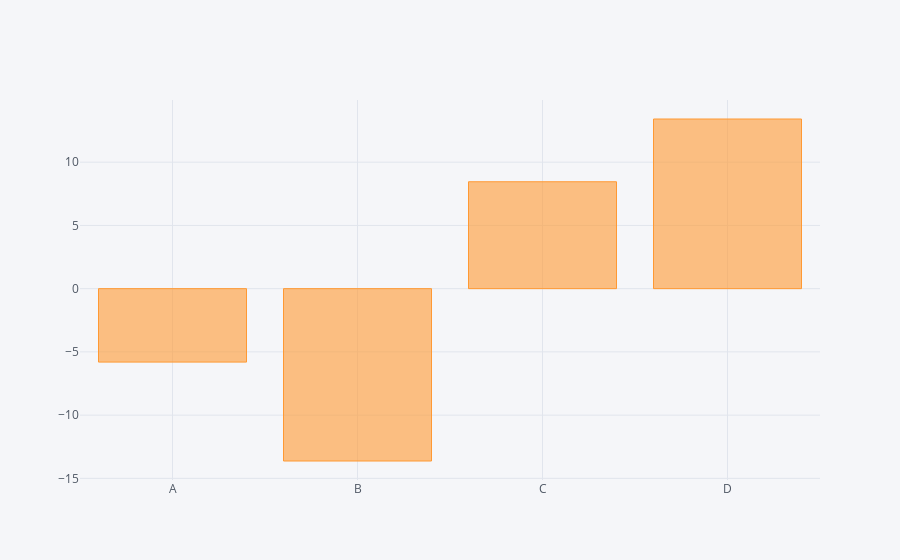

Notebook code cell kept with this figure:
### Code cell
df.sum().iplot(kind='bar')

### Figure 1 — Plotly figure (JSON) as saved in the notebook; plotly's stock layout.template omitted (floating-point values rounded to 4 significant figures)
{"data": [{"marker": {"color": "rgba(255, 153, 51, 0.6)", "line": {"color": "rgba(255, 153, 51, 1.0)", "width": 1}}, "name": "None", "orientation": "v", "text": "", "type": "bar", "x": ["A", "B", "C", "D"], "y": [-5.806, -13.63, 8.452, 13.41]}], "layout": {"legend": {"bgcolor": "#F5F6F9", "font": {"color": "#4D5663"}}, "paper_bgcolor": "#F5F6F9", "plot_bgcolor": "#F5F6F9", "titlefont": {"color": "#4D5663"}, "xaxis1": {"gridcolor": "#E1E5ED", "showgrid": true, "tickfont": {"color": "#4D5663"}, "title": "", "titlefont": {"color": "#4D5663"}, "zerolinecolor": "#E1E5ED"}, "yaxis1": {"gridcolor": "#E1E5ED", "showgrid": true, "tickfont": {"color": "#4D5663"}, "title": "", "titlefont": {"color": "#4D5663"}, "zerolinecolor": "#E1E5ED"}}}
